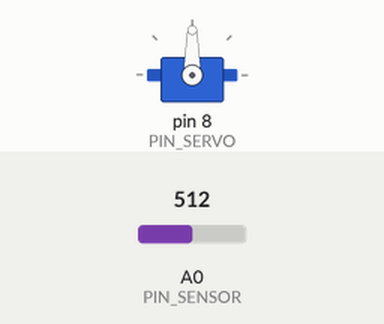
A sketch run on a simulated Arduino Uno, built with avr-gcc and run on an emulated ATmega328P. Parts: servo. The test bench sets the inputs (shaded band); at power-on: A0 (PIN_SENSOR) = 512. What the sketch prints to the serial monitor is not drawn.

Above: at 1.2 s.
1.3 s: A0 (PIN_SENSOR) set to 716
At 1.8 s:
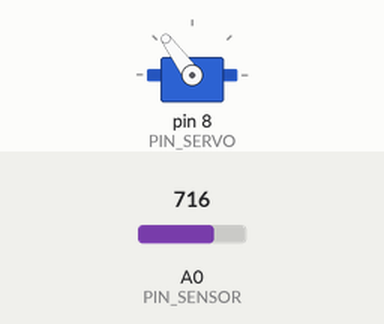
2.8 s: A0 (PIN_SENSOR) set to 900
At 3.2 s:
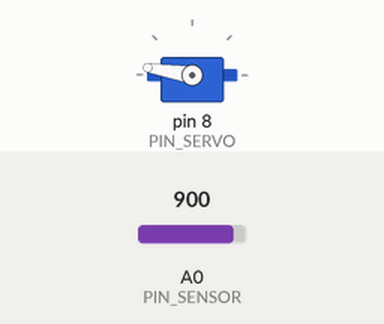
4.3 s: A0 (PIN_SENSOR) set to 1023
At 5.4 s:
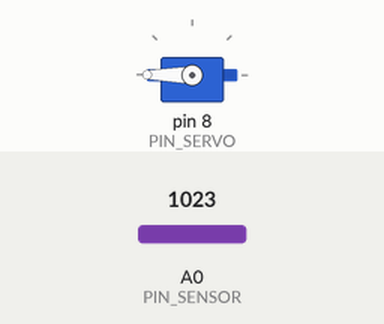
5.8 s: A0 (PIN_SENSOR) set to 306
At 6.5 s:
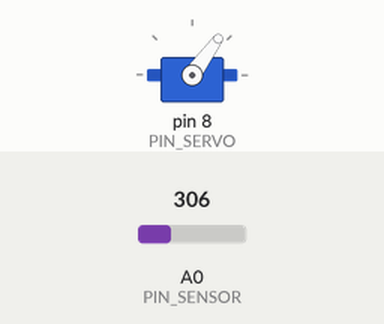
7.3 s: A0 (PIN_SENSOR) set to 122
At 7.8 s:
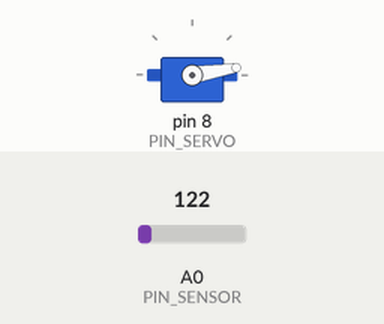
8.8 s: A0 (PIN_SENSOR) set to 511
At 10.0 s:
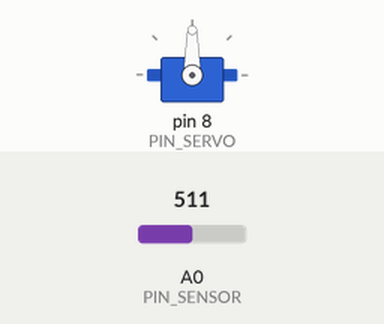
Timing chart, 0 to 11.3 s (numbered marks = the images above; inputs shaded):
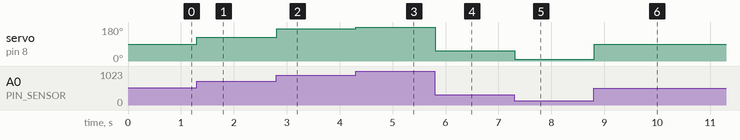

Measured:
- after the input at 1.3 s, servo on pin 8 (PIN_SERVO): 90° → 126° at once
- after the input at 2.8 s, servo on pin 8 (PIN_SERVO): 126° → 171° at once
- after the input at 4.3 s, servo on pin 8 (PIN_SERVO): 171° → 180° at once
- after the input at 5.8 s, servo on pin 8 (PIN_SERVO): 180° → 54° at once
- after the input at 7.3 s, servo on pin 8 (PIN_SERVO): 54° → 9° at once
- after the input at 8.8 s, servo on pin 8 (PIN_SERVO): 9° → 90° at once

The sketch:

force_meter_servo_display.ino
```cpp
/* Notes about connecting the Vernier Protoboard Adapter
 * - GND to Arduino pin GND (ground)
 * - Vres to Arduino pin A4 (resistance reference)
 * - 5V to Arduino pin 5V (power)
 * - SIG1 to Arduino pin A0 (0-5V output used by almost all Vernier sensors)
 */

/* Notes about the Vernier Dual Range Force Sensor DFS-BTA:

 Vernier Factory calibration:

 Factory stored calibrations are:
  1 Newtons: slope = -4.9, intercept = 12.25
  scale -10 N ... 10 N
  y= kx + B

 */

/*PINS*/
#define PIN_SERVO 8
#define PIN_SENSOR A0

#include "Servo.h"

/* Force Scale: for Servo analogical display */
#define MIN_VAL -10
#define MAX_VAL 10

Servo myServo;
int value;
float voltage;
float force;
float previousForce;


void setup() {
  // put your setup code here, to run once:
  myServo.attach(PIN_SERVO);
  Serial.begin(115200);
  myServo.write(90);


  value = analogRead(PIN_SENSOR);
  voltage = value/1024.0*5.0;
  previousForce = voltage*(-4.9) + 12.25;

}

void loop() {
  // put your main code here, to run repeatedly:
  measureForce();
  updateServo();


  Serial.println(value);
  Serial.print("Force: ");
  Serial.println(force);

  updatePreviousForce();
  delay(10);

}
void measureForce(){
  value = analogRead(PIN_SENSOR);
  voltage = value/1024.0*5.0;
  force = voltage*(-4.9) + 12.25;
  }

void updatePreviousForce(){
  previousForce = force;
  }

void updateServo(){
  float delta = abs(force - previousForce);
  Serial.print("Servo delta: ");
  Serial.println(delta);

  if (delta > 0.5){
    int servoAngle = map(force, MIN_VAL, MAX_VAL, 180, 0);
    myServo.write(servoAngle);
    }
  }
```
